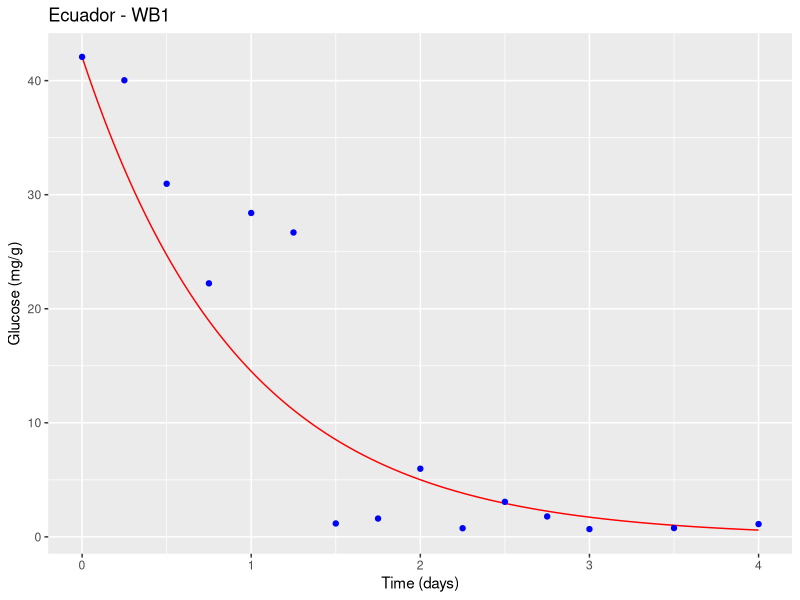
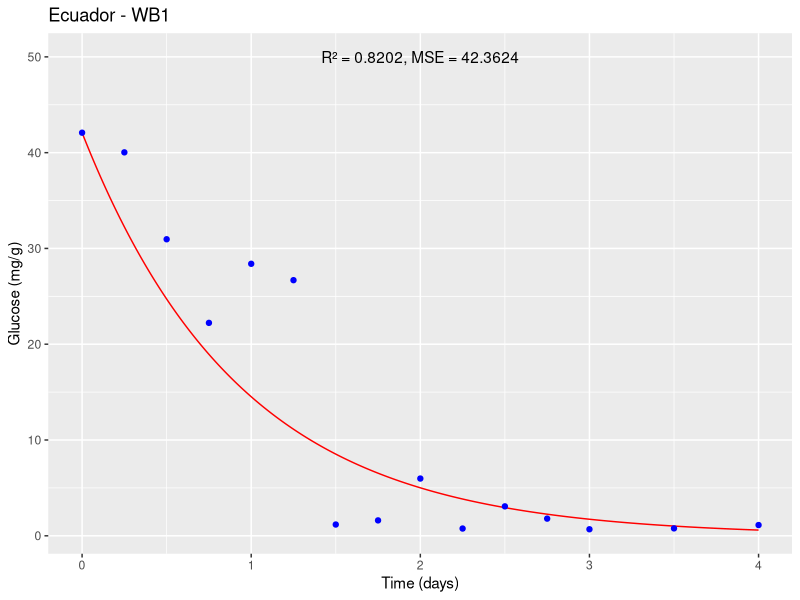
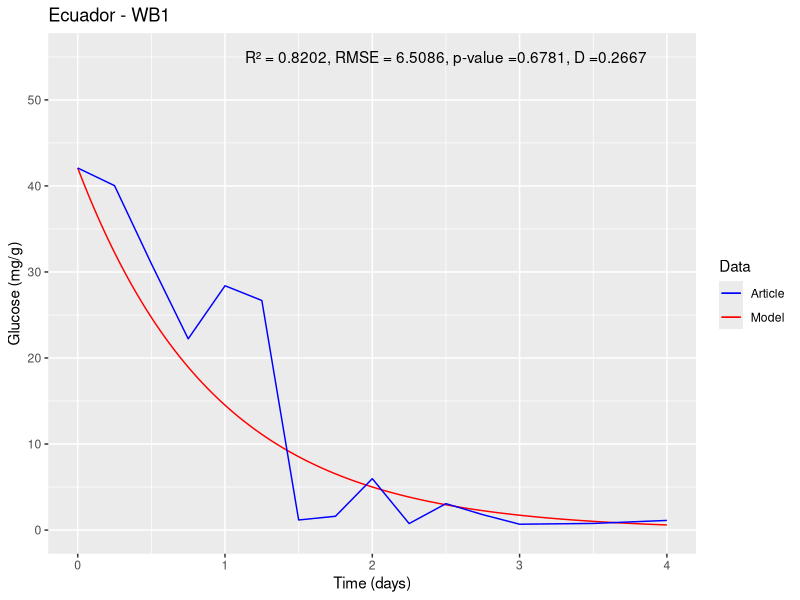

The R source for these figures, in order:
#Packages#
install.packages("deSolve")
install.packages("ggplot2")
#Libraries#
library(deSolve)
library(ggplot2)

state1<-c(y=42.083) #Initial state #
times1<-seq(0,4,1/10000) #4 days with 10000 intervals per day#
parameters1<-c(Y1=48.677,Y2=65.848) #Parameter values#
#Papalexandratou et al., 2011 Ecuador <- Ecuador - WB1#
#doi:10.1128/AEM.05523-11#
#Ecuador - WB1#

#(i). DATA TO FEED THE GLUCOSE MODEL#

#nu1#
U<- 0.3254
G<- 42.083
K<-0.5702
L<-0.0050476
U1 <- (U*G/G+K*L)*L
U1
#nu2#
U2<- 0.3943
G2<- 42.083
K2<-0.6559
BAL2<-0.000990627

U2 <- (U2*G2/G2+K2*BAL2)*BAL2
U2

#Differential equation#
ODE1<-function(times,state,parameters){ 
  y<-state[1] #inital state
  Y1<-parameters[1] #parameter 1
  Y2<-parameters[2] #parameter 2
  dy<--(Y1*U1/0.1)*y-(Y2*U2/0.1)*y #equation 
  res<-dy
  list(res)
}


#number solution#
solution1<-lsoda(state1, times1, ODE1, parameters1)

#(ii). EXPERIMENTAL DATA OF ARTICLE#

ts = c(0,6/24,12/24,18/24,24/24,30/24,36/24,42/24,48/24,54/24,60/24,66/24,72/24,84/24,96/24)
glu<-c(42.083,40.032,30.959,22.229,28.397,26.687,1.175,1.607,5.976,0.757,3.072,1.791,0.681,0.773,1.121)

#Graph#

df <- data.frame(time = solution1[,1], glucose = solution1[,2])
d<-ggplot() +
  geom_line(data = df, aes(x = time, y = glucose), color = "red") +
  geom_point(data = data.frame(time = ts, glucose = glu), aes(x = time, y = glucose), color = "blue") +
  xlab("Time (days)") + ylab("Glucose (mg/g)") +
  ggtitle("Ecuador - WB1")
plot(d)


#Statistical validation#

#To statistically validate the mathematical model, various analysis tools can be used,
#but one of the most common is to compare the model results with experimental data and evaluate the quality of the fit.
#In this case, one can use the coefficient of determination (R²), the mean squared error (MSE), and the root mean square error (RMSE) as fitting measures#

#To calculate R², MSE, and RMSE, one can compare the values predicted by the model with
#the experimental data. First, extract the values predicted by the model at the same points 
#where the experimental measurements were taken, 
#using the approx() function in R:


pred <- approx(solution1[,1], solution1[,2], ts)$y

#Then, R², MSE, and RMSE can be calculated using the following formulas:
SSE <- sum((glu - pred)^2)
SST <- sum((glu - mean(glu))^2)
R2 <- 1 - SSE/SST
MSE <- SSE/length(glu)
RMSE <- sqrt(MSE)
#Where SSE is the sum of squared errors,
#SST is the total sum of squares,
#R² is the coefficient of determination, MSE is the mean squared error and RMSE is the root mean square error.

cat("R² = ", round(R2, 4), "\n")
cat("MSE = ", round(MSE, 4), "\n")
cat("RMSE = ", round(RMSE, 4), "\n")

#R² measures the proportion of total variation in the experimental data
#that is explained by the model. A value of R² close to 1 indicates a good fit of the model to the experimental data

#MSE measures the average of squared errors between experimental values
#and the values predicted by the model. A low MSE value indicates good predictive capability of the model.

#The root mean square error (RMSE) was determined, which quantifies the magnitude of deviation of simulated values from observed values.

d <- ggplot() +
  geom_line(data = df, aes(x = time, y = glucose), color = "red") +
  geom_point(data = data.frame(time = ts, glucose = glu), aes(x = time, y = glucose), color = "blue") +
  xlab("Time (days)") + ylab("Glucose (mg/g)") +
  ggtitle("Ecuador - WB1") +
  annotate("text", x = 2, y = 50, label = paste0("R² = ", round(R2, 4), ", MSE = ", round(MSE, 4)))

plot(d)

#Two-sample Kolmogorov–Smirnov test - KS#
#Ho: The simulation results follow the same distribution of experimental data#
#Ha: The simulation results do not follow the same distribution of experimental data#
#Hypothesis test with an alpha of 0.05#
#to determine if there is a significant difference between the data and the exponential distribution#
#Hypothesis test
alpha <- 0.05

# Perform Kolmogorov-Smirnov test
ks_test <- ks.test(glu, pred)
ks_test

# Results Kolmogorov-Smirnov test
cat("Kolmogorov-Smirnov test:", "\n")
cat("Test statistic:", round(ks_test$statistic, 4), "\n")
cat("p-value:", round(ks_test$p.value, 4), "\n")

if (ks_test$p.value < alpha) {
  cat("The simulation results do not follow the same distribution of experimental data.\n")
} else {
  cat("The simulation results follow the same distribution of experimental data.\n")
}


#Final plot#
p_value <- round(ks_test$p.value, 4)
D <- round(ks_test$statistic, 4)

# First, define the colors we want to use for each element:
colors <- c(Model = "red", Article = "blue")

# Then the script is modified to assign a name to each geom and set the color scale manually
d <- ggplot() +
  geom_line(data = df, aes(x = time, y = glucose, color = "Model"), show.legend = TRUE) +
  geom_line(data = data.frame(time = ts, glucose = glu), aes(x = time, y = glucose, color = "Article"), show.legend = TRUE) +
  xlab("Time (days)") + ylab("Glucose (mg/g)") +
  ggtitle("Ecuador - WB1") +
  annotate("text", x = 2.5, y = 55, label = paste0("R² = ", round(R2, 4), ", RMSE = ", round(RMSE, 4), ", p-value =", round(p_value, 4), ", D =", round(D, 4))) +
  labs(color = "Data") +  # Change the title of the legend
  scale_color_manual(values = colors) +
  scale_x_continuous(limits = c(0, 4), breaks = seq(0, 4, 1)) +  # x-axis boundaries and intervals between marks
  scale_y_continuous(limits = c(0, 55), breaks = seq(0, 55, 10)) # y-axis boundaries and intervals between marks

#PLOT#
print(d)
